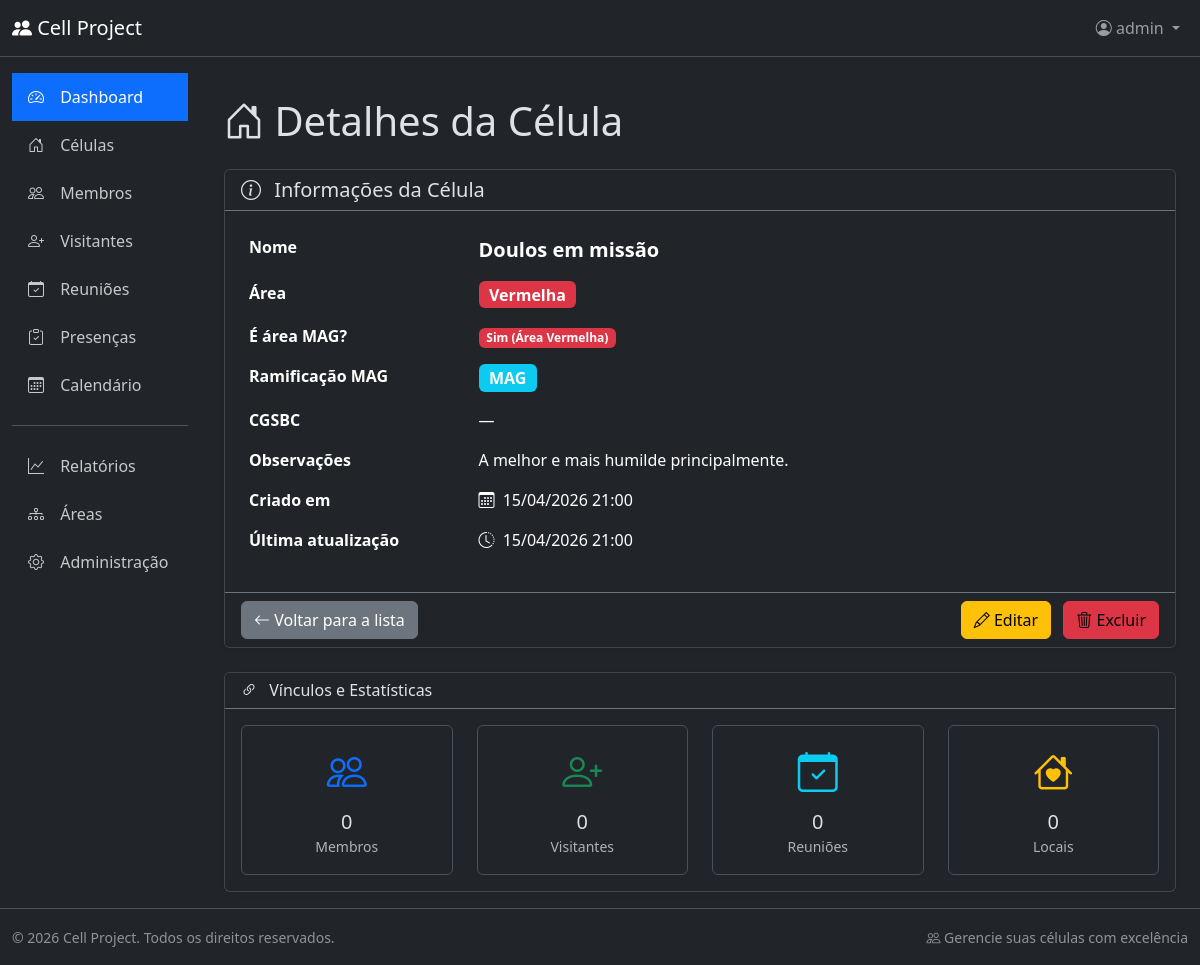
Screenshot of /cells/f672494d-4abe-4eab-8c97-604688a03ab0/ (signed in) with the database file from the repository.
### cells/models.py (models this page shows, shortened)
class Cell(BaseModel):
    name = models.CharField(max_length=100, db_index=True, verbose_name="Nome")
    area = models.ForeignKey(
        Area,
        on_delete=models.PROTECT,
        related_name="cells",
        verbose_name="Área",
    )
    mag_branch = models.ForeignKey(
        MagBranch,
        on_delete=models.PROTECT,
        null=True,
        blank=True,
        related_name="cells",
        verbose_name="Ramificação MAG",
    )
    cgsbc = models.CharField(
        max_length=100,
        blank=True,
        help_text="Church name for non-MAG cells",
        verbose_name="CGSBC",
    )
    notes = models.TextField(blank=True, verbose_name="Observações")
    class Meta:
        db_table = 'cell'
        verbose_name = 'Célula'
        verbose_name_plural = 'Células'
        ordering = ['name']
        indexes = [
            models.Index(fields=['area']),
            models.Index(fields=['mag_branch']),
        ]

### areas/models.py (models this page shows, shortened)
class Area(BaseModel):
    class AreaColor(models.TextChoices):
        VERMELHA = "RED", "Vermelha"
        AMARELA = "YELLOW", "Amarela"
        AZUL = "BLUE", "Azul"
        VERDE = "GREEN", "Verde"
        BRANCA = "WHITE", "Branca"
    color = models.CharField(
        max_length=20,
        choices=AreaColor.choices,
        unique=True,  # Garante que não tenha áreas duplicadas
    )
    is_mag = models.BooleanField(
        default=False, help_text="Marque se for a área MAG (Área Vermelha)"
    )
    notes = models.TextField(blank=True)
    class Meta:
        db_table = 'area'
        verbose_name = 'Área'
        verbose_name_plural = 'Áreas'
        ordering = ['color']
        constraints = [
            models.CheckConstraint(
                check=models.Q(is_mag=True, color='RED') | models.Q(is_mag=False),
                name='mag_area_must_be_red'
            )
        ]

### mag_branches/models.py (models this page shows, shortened)
class MagBranch(BaseModel):
    class MagBranchName(models.TextChoices):
        A2 = "A2", "A2"
        OW = "OW", "OW"
        MAG = "MAG", "MAG"
    name = models.CharField(
        max_length=20, choices=MagBranchName.choices, unique=True
    )
    description = models.TextField(blank=True)
    notes = models.TextField(blank=True)
    class Meta:
        db_table = "mag_branch"
        verbose_name = "MAG Branch"
        verbose_name_plural = "MAG Branches"
        ordering = ["name"]

### cells/views.py (the view)
# urls.py: path('cells/<str:pk>/', views.CellDetailView.as_view(), name='cell_detail'),
class CellDetailView(DetailView):
    model = models.Cell
    template_name = 'cell_detail.html'
    context_object_name = 'cell'

### cells/templates/cell_detail.html (shortened to what this page needs)
{% extends 'base.html' %}
{% block page_heading %}
  <span><i class="bi bi-house-door"></i> Detalhes da Célula</span>
{% endblock %}
{% block content %}
<div class="row">
    <div class="col-12">
        <div class="card shadow-sm">
            <div class="card-header bg-dark border-secondary">
                <h5 class="mb-0">
                    <i class="bi bi-info-circle me-2"></i>
                    Informações da Célula
                </h5>
            </div>
            <div class="card-body">
                <table class="table table-borderless">
                    <tbody>
                        <tr>
                            <th scope="row" class="w-25">Nome</th>
                            <td>
                                <span class="fw-bold fs-5">{{ cell.name }}</span>
                            </td>
                        </tr>
                        <tr>
                            <th scope="row">Área</th>
                            <td>
                                {% if cell.area.color == 'RED' %}
                                    <span class="badge bg-danger fs-6">{{ cell.area.get_color_display }}</span>
                                {% elif cell.area.color == 'YELLOW' %}
                                    <span class="badge bg-warning text-dark fs-6">{{ cell.area.get_color_display }}</span>
                                {% elif cell.area.color == 'BLUE' %}
                                    <span class="badge bg-primary fs-6">{{ cell.area.get_color_display }}</span>
                                {% elif cell.area.color == 'GREEN' %}
                                    <span class="badge bg-success fs-6">{{ cell.area.get_color_display }}</span>
                                {% elif cell.area.color == 'WHITE' %}
                                    <span class="badge bg-light text-dark fs-6">{{ cell.area.get_color_display }}</span>
                                {% else %}
                                    <span class="badge bg-secondary fs-6">{{ cell.area.get_color_display }}</span>
                                {% endif %}
                            </td>
                        </tr>
                        <tr>
                            <th scope="row">É área MAG?</th>
                            <td>
                                {% if cell.area.is_mag %}
                                    <span class="badge bg-danger">Sim (Área Vermelha)</span>
                                {% else %}
                                    <span class="badge bg-secondary">Não</span>
                                {% endif %}
                            </td>
                        </tr>
                        <tr>
                            <th scope="row">Ramificação MAG</th>
                            <td>
                                {% if cell.mag_branch %}
                                    <span class="badge bg-info fs-6">{{ cell.mag_branch.get_name_display }}</span>
                                {% else %}
                                    —
                                {% endif %}
                            </td>
                        </tr>
                        <tr>
                            <th scope="row">CGSBC</th>
                            <td>{{ cell.cgsbc|default:"—" }}</td>
                        </tr>
                        <tr>
                            <th scope="row">Observações</th>
                            <td>{{ cell.notes|default:"—"|linebreaksbr }}</td>
                        </tr>
                        <tr>
                            <th scope="row">Criado em</th>
                            <td>
                                <i class="bi bi-calendar3 me-1"></i>
                                {{ cell.created_at|date:"d/m/Y H:i" }}
                            </td>
                        </tr>
                        <tr>
                            <th scope="row">Última atualização</th>
                            <td>
                                <i class="bi bi-clock-history me-1"></i>
                                {{ cell.updated_at|date:"d/m/Y H:i" }}
                            </td>
                        </tr>
                    </tbody>
                </table>
            </div>
            <div class="card-footer bg-dark border-secondary">
                <div class="d-flex justify-content-between">
                    <a href="{% url 'cell_list' %}" class="btn btn-secondary">
                        <i class="bi bi-arrow-left"></i> Voltar para a lista
                    </a>
                    <div>
                        <a href="{% url 'cell_update' cell.pk %}" class="btn btn-warning">
                            <i class="bi bi-pencil"></i> Editar
                        </a>
                        <a href="{% url 'cell_delete' cell.pk %}" class="btn btn-danger ms-2 text-black">
                            <i class="bi bi-trash3"></i> Excluir
                        </a>
                    </div>
                </div>
            </div>
        </div>
        <div class="card shadow-sm mt-4">
            <div class="card-header bg-dark border-secondary">
                <h6 class="mb-0">
                    <i class="bi bi-link-45deg me-2"></i>
                    Vínculos e Estatísticas
                </h6>
            </div>
            <div class="card-body">
                <div class="row text-center">
                    <div class="col-md-3">
                        <div class="border rounded p-3">
                            <i class="bi bi-people fs-1 text-primary"></i>
                            <h5 class="mt-2 mb-0">{{ cell.members.count|default:"0" }}</h5>
                            <small class="text-muted">Membros</small>
                        </div>
                    </div>
                    <div class="col-md-3">
                        <div class="border rounded p-3">
                            <i class="bi bi-person-plus fs-1 text-success"></i>
                            <h5 class="mt-2 mb-0">{{ cell.visitors.count|default:"0" }}</h5>
                            <small class="text-muted">Visitantes</small>
                        </div>
                    </div>
                    <div class="col-md-3">
                        <div class="border rounded p-3">
                            <i class="bi bi-calendar-check fs-1 text-info"></i>
                            <h5 class="mt-2 mb-0">{{ cell.meetings.count|default:"0" }}</h5>
                            <small class="text-muted">Reuniões</small>
                        </div>
                    </div>
                    <div class="col-md-3">
                        <div class="border rounded p-3">
                            <i class="bi bi-house-heart fs-1 text-warning"></i>
                            <h5 class="mt-2 mb-0">{{ cell.locations.count|default:"0" }}</h5>
                            <small class="text-muted">Locais</small>
                        </div>
                    </div>
                </div>
            </div>
        </div>
    </div>
</div>
{% endblock %}

### app/templates/components/_header.html (shortened to what this page needs)
<nav class="navbar navbar-expand-lg navbar-dark bg-dark border-bottom">
  <div class="container-fluid">
    <a class="navbar-brand" href="#">
      <i class="bi bi-people-fill"></i>
      Cell Project
    </a>
    <div class="collapse navbar-collapse" id="navbarNav">
      <ul class="navbar-nav ms-auto">
        {% if user.is_authenticated %}
          <li class="nav-item dropdown">
            <a class="nav-link dropdown-toggle" href="#" role="button" data-bs-toggle="dropdown">
              <i class="bi bi-person-circle"></i>
              {{ user.get_full_name|default:user.username }}
            </a>
          </li>
        {% else %}
          <li class="nav-item">
            <a class="nav-link" href="#">
              <i class="bi bi-box-arrow-in-right"></i> Entrar
            </a>
          </li>
        {% endif %}
      </ul>
    </div>
  </div>
</nav>

### rows the page displays
Cell: name "Doulos em missão", area.color "Vermelha", mag_branch.name "MAG", cgsbc "—", notes "A melhor e mais humilde principalmente.", created_at "15/04/2026 21:00", updated_at "15/04/2026 21:00", members.count "0", visitors.count "0", meetings.count "0", locations.count "0"

### other values shown
{{ user.get_full_name|default:user.username }} "admin"
